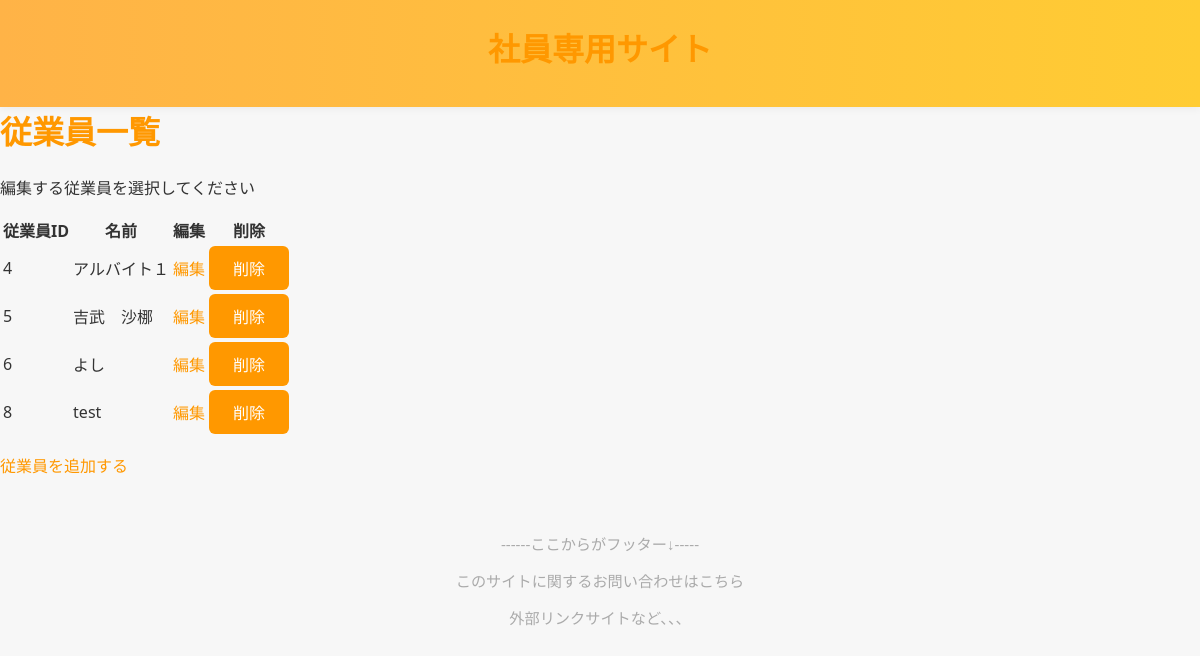
Before: /emp/EditEmployee/ (signed in) with the older database file.
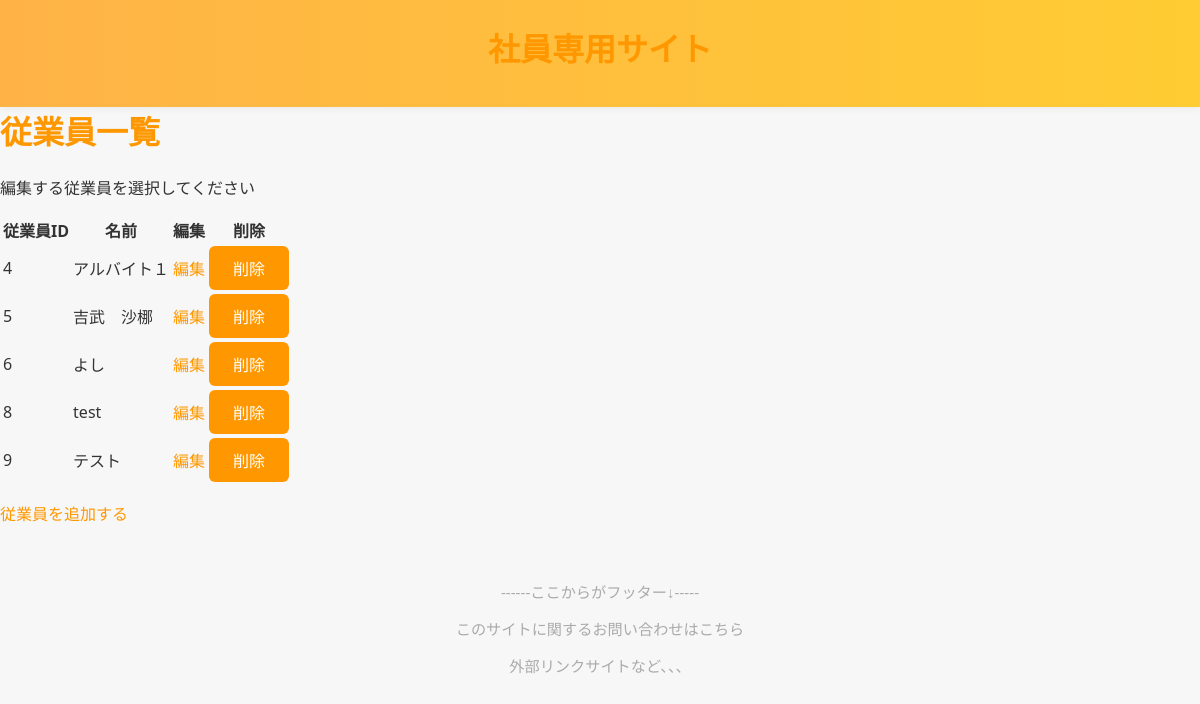
After: the same page with the newer database file.
### RestaurantEmpApp/models.py (models this page shows, shortened)
class Employee(AbstractUser):
    employee_id = models.AutoField(primary_key=True)
    shop_id = models.CharField(max_length=50)
    shop_name = models.CharField(max_length=100, blank=True, null=True)
    name = models.CharField(max_length=100, blank=True, null=True)
    role = models.CharField(max_length=50, blank=True, null=True)
    USERNAME_FIELD = 'username'  # 手入力の username を認証に使う
    REQUIRED_FIELDS = ['name', 'shop_id', 'role']

### RestaurantEmpApp/views.py (the view)
# urls.py: path('EditEmployee/', EditEmployeeView.as_view(), name='EditEmployee'),
class EditEmployeeView(LoginRequiredMixin, ListView):
    model = Employee
    template_name = 'RestaurantEmpApp/EditEmployee.html'
    context_object_name = 'employees'
    def get_queryset(self):
        return Employee.objects.filter(role__isnull=True) | Employee.objects.filter(role='')

### RestaurantEmpApp/templates/RestaurantEmpApp/EditEmployee.html (shortened to what this page needs)
{% extends 'RestaurantEmpApp/base.html' %}
{% load static %}
{% block header %}
<h1>社員専用サイト</h1>
{% endblock %}
{% block contents %}
<h1>従業員一覧</h1>
<p>編集する従業員を選択してください</p>
<table>
	<tr>
		<th>従業員ID</th>
		<th>名前</th>
		<th>編集</th>
		<th>削除</th>
	</tr>
	{% for emp in employees %}
	<tr>
		<td>{{ emp.employee_id }}</td>
		<td>{{ emp.name }}</td>
		<td><a href="{% url 'EditEmployeeDetail' emp.pk %}">編集</a></td>
		<td>
		  <form method="post" action="{% url 'DeleteEmployee' emp.pk %}" style="display:inline;">
		    <button type="submit" onclick="return confirm('本当に削除しますか？');">削除</button>
		  </form>
		</td>
	</tr>
	{% empty %}
	<tr><td colspan="4">従業員がいません</td></tr>
	{% endfor %}
</table>
<p><a href="{% url 'AddEmployee' %}">従業員を追加する</a></p>
{% endblock %}

### RestaurantEmpApp/templates/RestaurantEmpApp/base.html (shortened to what this page needs)
{% load static %}
<!DOCTYPE html>
<html lang="ja">
<head>
    <link rel="stylesheet" href="{% static 'RestaurantEmpApp/css/style.css' %}">
</head>
<body>
    <header>{% block header %}{% endblock %}</header>
    {% block contents %}{% endblock %}
    <footer>
        <p>------ここからがフッター↓-----</p>
        <p>このサイトに関するお問い合わせはこちら</p>
        <p>外部リンクサイトなど、、、</p>
    </footer>
</body>
</html>

### RestaurantEmpApp/static/RestaurantEmpApp/css/style.css (style rules this page uses)
body { font-family: 'Segoe UI', 'Roboto', 'Arial', sans-serif; background: #f7f7f7; margin: 0; padding: 0; color: #333; }
header { background: linear-gradient(90deg, #ffb347 0%, #ffcc33 100%); color: #fff; padding: 24px 0 16px 0; text-align: center; box-shadow: 0 2px 8px rgba(0,0,0,0.05); }
h1, h2, h3 { font-weight: 700; color: #ff9800; margin-top: 0; }
a { color: #ff9800; text-decoration: none; transition: color 0.2s; }
button, .btn { background: #ff9800; color: #fff; border: none; border-radius: 6px; padding: 10px 24px; font-size: 1rem; cursor: pointer; transition: background 0.2s; }
footer { text-align: center; color: #aaa; padding: 24px 0 12px 0; font-size: 0.95rem; }

Changed rows visible on the page:
added Employee: employee_id "9", name "テスト"
